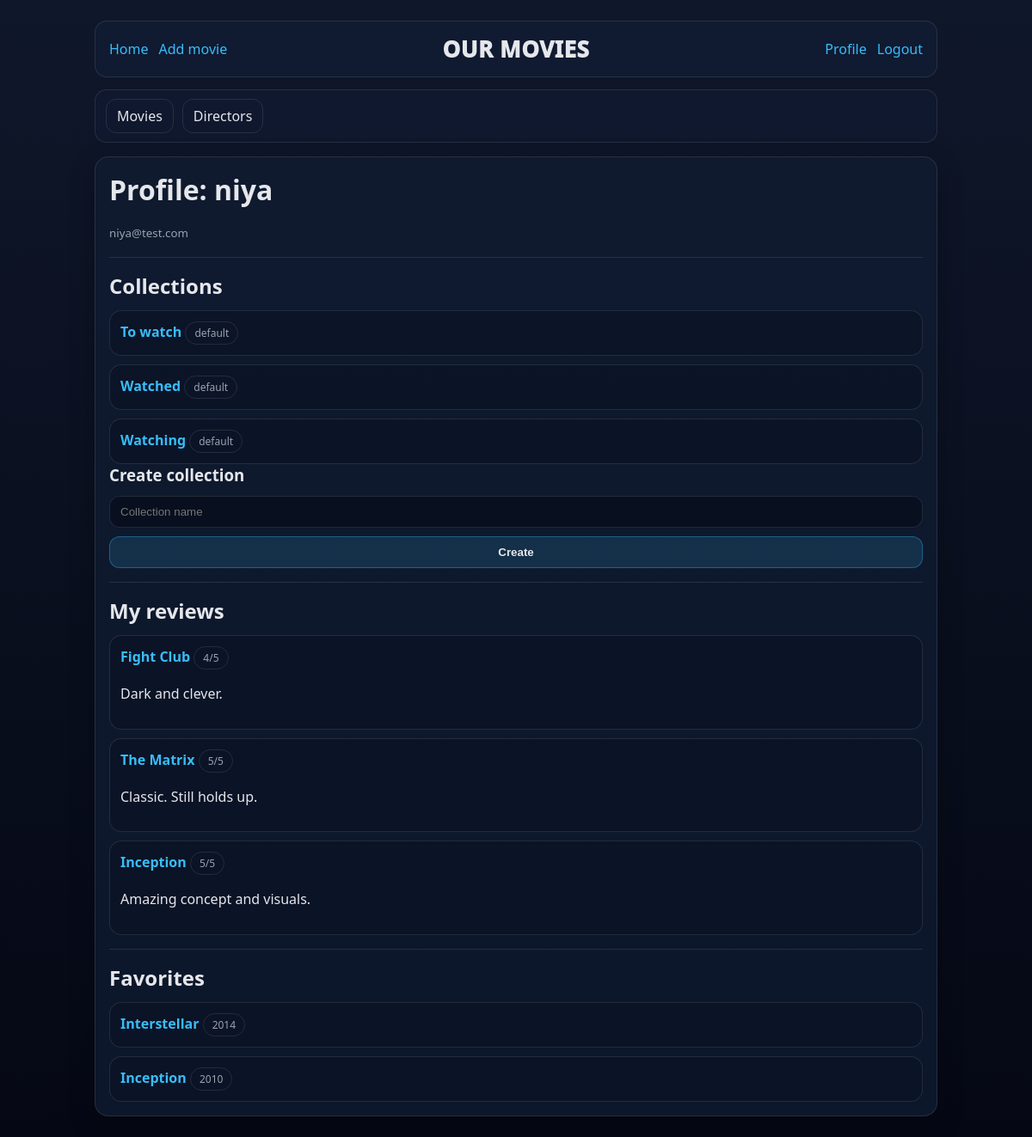
Screenshot of /profile (signed in) with the database file from the repository.
### model.py (models this page shows)
class User(db.Model, UserMixin):
    __tablename__ = "users"
    id = db.Column(db.Integer, primary_key=True)
    username = db.Column(db.String(80), unique=True, nullable=False)
    email = db.Column(db.String(120), unique=True, nullable=False)
    password = db.Column(db.String(200), nullable=False)
    role = db.Column(db.String(20), nullable=False, default="user", index=True)
    reviews = db.relationship("Review", back_populates="user", cascade="all, delete-orphan")
    favorites = db.relationship("Favorite", back_populates="user", cascade="all, delete-orphan")
    collections = db.relationship("Collection", back_populates="user", cascade="all, delete-orphan")

class Collection(db.Model):
    __tablename__ = "collections"
    id = db.Column(db.Integer, primary_key=True)
    user_id = db.Column(db.Integer, db.ForeignKey("users.id", ondelete="CASCADE"), nullable=False, index=True)
    name = db.Column(db.String(80), nullable=False)
    is_default = db.Column(db.Boolean, nullable=False, default=False)
    user = db.relationship("User", back_populates="collections")
    movies = db.relationship("Movie", secondary=collection_movies, backref="collections")

class Review(db.Model):
    __tablename__ = "reviews"
    id = db.Column(db.Integer, primary_key=True)
    rating = db.Column(db.Integer, nullable=False)  # 1–5
    title = db.Column(db.String(120), nullable=True)
    content = db.Column(db.Text, nullable=True)
    created_at = db.Column(db.DateTime, default=datetime.utcnow, nullable=False)
    movie_id = db.Column(db.Integer, db.ForeignKey("movies.id", ondelete="CASCADE"), nullable=False, index=True)
    user_id = db.Column(db.Integer, db.ForeignKey("users.id", ondelete="CASCADE"), nullable=False, index=True)
    __table_args__ = (
        db.UniqueConstraint("user_id", "movie_id", name="uniq_user_movie_review"),
        db.CheckConstraint("rating >= 1 AND rating <= 5", name="chk_rating_1_5"),
    )
    user = db.relationship("User", back_populates="reviews")
    movie = db.relationship("Movie", back_populates="reviews")

class Movie(db.Model):
    __tablename__ = "movies"
    id = db.Column(db.Integer, primary_key=True)
    title = db.Column(db.String(200), nullable=False, index=True)
    year = db.Column(db.Integer, nullable=True, index=True)
    duration_minutes = db.Column(db.Integer, nullable=True)
    description = db.Column(db.Text, nullable=True)
    poster_url = db.Column(db.String(500), nullable=True)
    trailer_url = db.Column(db.String(500), nullable=True)
    created_at = db.Column(db.DateTime, default=datetime.utcnow, nullable=False)
    director_id = db.Column(
        db.Integer,
        db.ForeignKey("directors.id", ondelete="SET NULL"),
        nullable=True,
        index=True,
    )
    director = db.relationship("Director", back_populates="movies")
    reviews = db.relationship("Review", back_populates="movie", cascade="all, delete-orphan")
    favorites = db.relationship("Favorite", back_populates="movie", cascade="all, delete-orphan")
    genres = db.relationship("Genre", secondary=movie_genres, back_populates="movies")

class Favorite(db.Model):
    __tablename__ = "favorites"
    id = db.Column(db.Integer, primary_key=True)
    user_id = db.Column(db.Integer, db.ForeignKey("users.id", ondelete="CASCADE"), nullable=False, index=True)
    movie_id = db.Column(db.Integer, db.ForeignKey("movies.id", ondelete="CASCADE"), nullable=False, index=True)
    __table_args__ = (
        db.UniqueConstraint("user_id", "movie_id", name="uniq_user_movie_fav"),
    )
    user = db.relationship("User", back_populates="favorites")
    movie = db.relationship("Movie", back_populates="favorites")

### app.py (the view)
@app.route("/profile")
@login_required
def profile():
    ensure_default_collections(current_user.id)
    my_reviews = Review.query.filter_by(user_id=current_user.id).order_by(Review.created_at.desc()).all()
    my_favorites = Favorite.query.filter_by(user_id=current_user.id).order_by(Favorite.id.desc()).all()
    collections = (
        Collection.query
        .filter_by(user_id=current_user.id)
        .order_by(Collection.is_default.desc(), Collection.name.asc())
        .all()
    )
    return render_template(
        "profile.html",
        my_reviews=my_reviews,
        my_favorites=my_favorites,
        collections=collections,
    )

### app.py (called while the page is built)
@login_manager.user_loader
def load_user(user_id):
    return User.query.get(int(user_id))

def ensure_default_collections(user_id: int) -> None:
    defaults = ["To watch", "Watching", "Watched"]
    existing = Collection.query.filter_by(user_id=user_id, is_default=True).all()
    existing_names = {c.name for c in existing}
    created = False
    for name in defaults:
        if name not in existing_names:
            db.session.add(Collection(user_id=user_id, name=name, is_default=True))
            created = True
    if created:
        db.session.commit()

### templates/profile.html (shortened to what this page needs)
{% extends "base.html" %}
{% block content %}
<h1>Profile: {{ current_user.username }}</h1>
<p><small>{{ current_user.email }}</small></p>
<hr>
<h2>Collections</h2>
<ul class="list">
  {% for c in collections %}
    <li>
      <a href="{{ url_for('collection_detail', collection_id=c.id) }}"><b>{{ c.name }}</b></a>
      {% if c.is_default %}<span class="badge">default</span>{% endif %}
    </li>
  {% endfor %}
</ul>
<h3>Create collection</h3>
<form method="post" action="{{ url_for('create_collection') }}">
  <input name="name" placeholder="Collection name" required>
  <button type="submit">Create</button>
</form>
<hr>
<h2>My reviews</h2>
<ul class="list">
  {% for r in my_reviews %}
    <li>
      <a href="{{ url_for('movie_detail', movie_id=r.movie.id) }}"><b>{{ r.movie.title }}</b></a>
      <span class="badge">{{ r.rating }}/5</span>
      <p>{{ r.content or "" }}</p>
    </li>
  {% else %}
    <li>No reviews yet.</li>
  {% endfor %}
</ul>
<hr>
<h2>Favorites</h2>
<ul class="list">
  {% for f in my_favorites %}
    <li>
      <a href="{{ url_for('movie_detail', movie_id=f.movie.id) }}"><b>{{ f.movie.title }}</b></a>
      {% if f.movie.year %}<span class="badge">{{ f.movie.year }}</span>{% endif %}
    </li>
  {% else %}
    <li>No favorites yet.</li>
  {% endfor %}
</ul>
{% endblock %}

### static/style.css (style rules this page uses)
:root { --bg:#0f172a; --panel:#111c33; --panel2:#0b1224; --text:#e5e7eb; --muted:#9ca3af; --brand:#38bdf8; --ok:#22c55e; --bad:#ef4444; --border:rgba(255,255,255,.10); }
* { box-sizing:border-box; }
body { margin:0; font-family: system-ui, -apple-system, Segoe UI, Roboto, Arial, sans-serif; background: linear-gradient(180deg, var(--bg), #050814); color: var(--text); }
a { color: var(--brand); text-decoration:none; }
h1,h2,h3 { margin: 0 0 12px; }
p { color: var(--text); line-height:1.55; }
small { color: var(--muted); }
hr { border:0; border-top:1px solid var(--border); margin: 16px 0; }
.list { list-style:none; padding:0; margin:0; display:grid; gap:10px; }
.list li { padding:12px; border:1px solid var(--border); border-radius:14px; background: rgba(11, 18, 36, .6); }
.badge { display:inline-block; padding:4px 10px; border-radius:999px; border:1px solid var(--border); color: var(--muted); font-size: 12px; }
form { display:grid; gap:10px; }
input, textarea { width:100%; padding:10px 12px; border-radius:12px; border:1px solid var(--border); background: rgba(5, 8, 20, .55); color: var(--text); outline:none; }
button { padding:10px 14px; border-radius:12px; border:1px solid rgba(56,189,248,.35); background: rgba(56,189,248,.14); color: var(--text); cursor:pointer; font-weight:600; }

### rows the page displays
User: username "niya", email "niya@test.com"
Collection: name "To watch", is_default "default"
Collection: name "Watched", is_default "default"
Collection: name "Watching", is_default "default"
Review: movie "Fight Club", rating "4", content "Dark and clever."
Review: movie "The Matrix", rating "5", content "Classic. Still holds up."
Review: movie "Inception", rating "5", content "Amazing concept and visuals."
Favorite: movie "Interstellar", movie.year "2014"
Favorite: movie "Inception", movie.year "2010"
